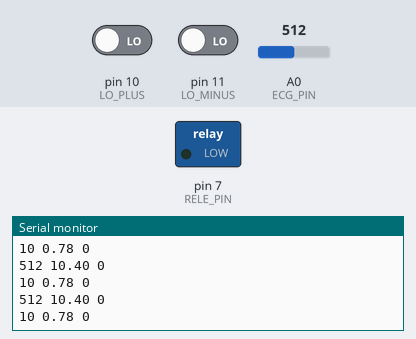
Simulated run of this sketch. Board: Arduino Uno, built with avr-gcc and run on an emulated ATmega328P. Parts: switched loads named in the sketch (green lamp = pin HIGH), the last lines printed to the serial monitor. The test bench sets the inputs (shaded band); at power-on: A0 (ECG_PIN) = 512, pin 10 (LO_PLUS) LOW, pin 11 (LO_MINUS) LOW.

Above: at 1.2 s.
1.3 s: A0 (ECG_PIN) set to 990
At 2.4 s:
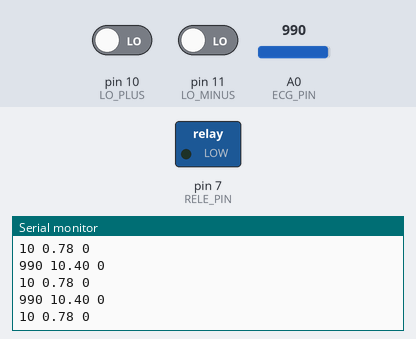
4.3 s: A0 (ECG_PIN) set to 1007
At 5.1 s:
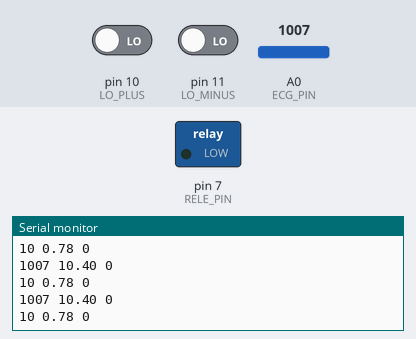
Timing chart, 0 to 7.3 s (numbered marks = the images above; inputs shaded):
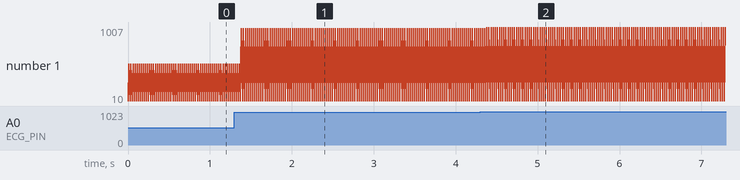

The sketch:

spring-arduino.ino
```cpp
#define RELE_PIN 7  // Conectamos el relé al pin 7
#define ECG_PIN A0  // Conectar la salida del AD8232 a A0
#define LO_PLUS 10  // Pin LO+ para verificar estado de electrodos
#define LO_MINUS 11 // Pin LO-


int ecg = 0;
float foto = 10.4;
int rfid = 0;

void setup() {
    Serial.begin(9600);  // Inicia la comunicación serial
    pinMode(RELE_PIN, OUTPUT);  // Configura el relé como salida
    digitalWrite(RELE_PIN, LOW);  // Apaga el relé al inicio (foco apagado)
    //Serial.println("Arduino listo para recibir comandos...");
    pinMode(LO_PLUS, INPUT);
    pinMode(LO_MINUS, INPUT);
    //Serial.println("ECG listo para medir señales...");
}

void loop() {
    // Mandamos Datos Random --
    // ECG FOTORESISTENCIA RFID
    Serial.println("10 0.78 0");
    // Mandamos Datos del ECG
    if ((digitalRead(LO_PLUS) == 1) || (digitalRead(LO_MINUS) == 1)) {
        ecg = 0;
    } else {
        ecg = analogRead(ECG_PIN);  // Leer la señal del sensor
         // Enviar datos al puerto Serial
    }
    String mensaje = String(ecg) + " " + String(foto) + " " + String(rfid);
    Serial.println(mensaje);
}
```

Measured:
- after the input at 1.3 s, the serial monitor: prints a new line after 0.08 s (image 1)
- after the input at 4.3 s, the serial monitor: prints a new line after 0.08 s (image 2)
